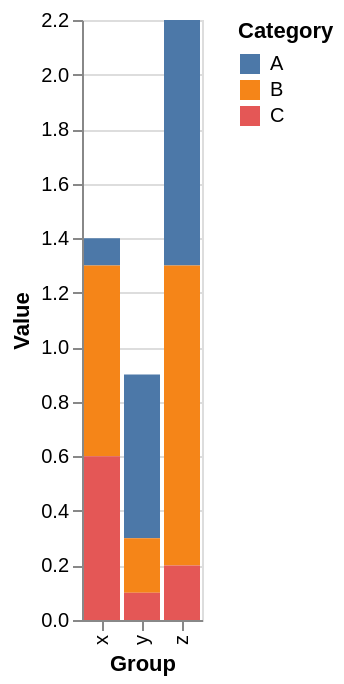

Vega-Lite specification stored for this chart:
### Vega-Lite specification from a JSON file in a GitHub repository (floating-point values rounded to 4 significant figures)
{"$schema": "https://vega.github.io/schema/vega-lite/v6.json", "description": "A grouped bar chart to show the values across different categories and groups.", "data": {"name": "input_data"}, "mark": "bar", "encoding": {"x": {"field": "group", "type": "nominal", "axis": {"title": "Group"}}, "y": {"field": "value", "type": "quantitative", "axis": {"title": "Value"}}, "color": {"field": "category", "type": "nominal", "legend": {"title": "Category"}}}, "datasets": {"input_data": [{"category": "A", "group": "x", "value": 0.1}, {"category": "A", "group": "y", "value": 0.6}, {"category": "A", "group": "z", "value": 0.9}, {"category": "B", "group": "x", "value": 0.7}, {"category": "B", "group": "y", "value": 0.2}, {"category": "B", "group": "z", "value": 1.1}, {"category": "C", "group": "x", "value": 0.6}, {"category": "C", "group": "y", "value": 0.1}, {"category": "C", "group": "z", "value": 0.2}]}}
